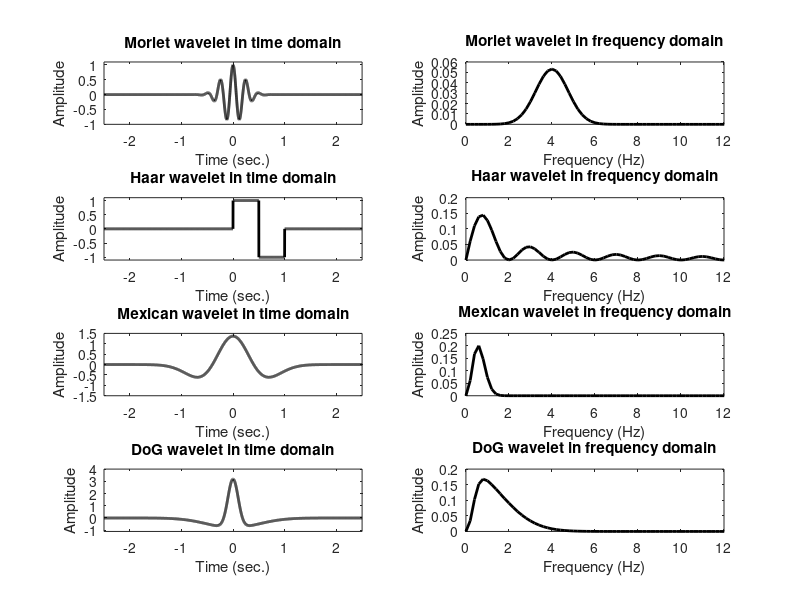

Write the MATLAB code that produced this figure.
%%
%     COURSE: Signal processing problems, solved in MATLAB and Python
%    SECTION: Wavelet analysis
%      VIDEO: What are wavelets?
% Instructor: sincxpress.com
%
%%

%% general simulation parameters

fs = 1024;
% must add 1 when a time series is centered at zero and symmetric at both sides
npnts = fs*5 + 1; % 5 seconds

% centered time vector
timevec = (1:npnts)/fs;
timevec = timevec - mean(timevec);

% for power spectrum
hz = linspace(0,fs/2,floor(npnts/2)+1);

%% Morlet wavelet

% parameters
freq = 4; % peak frequency
csw = cos(2*pi*freq*timevec); % cosine wave
fwhm = .5; % full-width at half-maximum in seconds
gaussian = exp( -(4*log(2)*timevec.^2) / fwhm^2 ); % Gaussian

% Morlet wavelet
MorletWavelet = csw .* gaussian;

% amplitude spectrum
MorletWaveletPow = abs(fft(MorletWavelet)/npnts);



figure(1), clf

% time-domain plotting
subplot(421)
plot(timevec,MorletWavelet,'k','linew',2)
set(gca,'ylim',[-1 1.1],'xlim',timevec([1 end]))
xlabel('Time (sec.)'), ylabel('Amplitude')
title('Morlet wavelet in time domain')

% frequency-domain plotting
subplot(422)
plot(hz,MorletWaveletPow(1:length(hz)),'k','linew',2)
set(gca,'xlim',[0 freq*3])
xlabel('Frequency (Hz)'), ylabel('Amplitude')
title('Morlet wavelet in frequency domain')

%% Haar wavelet

% create Haar wavelet
HaarWavelet = zeros(npnts,1);
HaarWavelet(dsearchn(timevec',0):dsearchn(timevec',.5)) = 1;
HaarWavelet(dsearchn(timevec',.5):dsearchn(timevec',1-1/fs)) = -1;

% amplitude spectrum
HaarWaveletPow = abs(fft(HaarWavelet)/npnts);


% time-domain plotting
subplot(423)
plot(timevec,HaarWavelet,'k','linew',2)
set(gca,'ylim',[-1.1 1.1],'xlim',timevec([1 end]))
xlabel('Time (sec.)'), ylabel('Amplitude')
title('Haar wavelet in time domain')

% frequency-domain plotting
subplot(424)
plot(hz,HaarWaveletPow(1:length(hz)),'k','linew',2)
set(gca,'xlim',[0 freq*3])
xlabel('Frequency (Hz)'), ylabel('Amplitude')
title('Haar wavelet in frequency domain')


%% Mexican hat wavelet

% the wavelet
s = .4;
MexicanWavelet = (2/(sqrt(3*s)*pi^.25)) .* (1- (timevec.^2)/(s^2) ) .* exp( (-timevec.^2)./(2*s^2) );

% amplitude spectrum
MexicanPow = abs(fft(MexicanWavelet)/npnts);


% time-domain plotting
subplot(425)
plot(timevec,MexicanWavelet,'k','linew',2)
set(gca,'ylim',[-1 1]*1.5,'xlim',timevec([1 end]))
xlabel('Time (sec.)'), ylabel('Amplitude')
title('Mexican wavelet in time domain')

% frequency-domain plotting
subplot(426)
plot(hz,MexicanPow(1:length(hz)),'k','linew',2)
set(gca,'xlim',[0 freq*3])
xlabel('Frequency (Hz)'), ylabel('Amplitude')
title('Mexican wavelet in frequency domain')

%% Difference of Gaussians (DoG)
% (approximation of Laplacian of Gaussian)

% define sigmas
sPos = .1;
sNeg = .5;

% create the two GAussians
gaus1 = exp( (-timevec.^2) / (2*sPos^2) ) / (sPos*sqrt(2*pi));
gaus2 = exp( (-timevec.^2) / (2*sNeg^2) ) / (sNeg*sqrt(2*pi));

% their difference is the DoG
DoG = gaus1 - gaus2;


% amplitude spectrum
DoGPow = abs(fft(DoG)/npnts);


% time-domain plotting
subplot(427)
plot(timevec,DoG,'k','linew',2)
set(gca,'ylim',[-1.1 4],'xlim',timevec([1 end]))
xlabel('Time (sec.)'), ylabel('Amplitude')
title('DoG wavelet in time domain')

% frequency-domain plotting
subplot(428)
plot(hz,DoGPow(1:length(hz)),'k','linew',2)
set(gca,'xlim',[0 freq*3])
xlabel('Frequency (Hz)'), ylabel('Amplitude')
title('DoG wavelet in frequency domain')

%% done.
